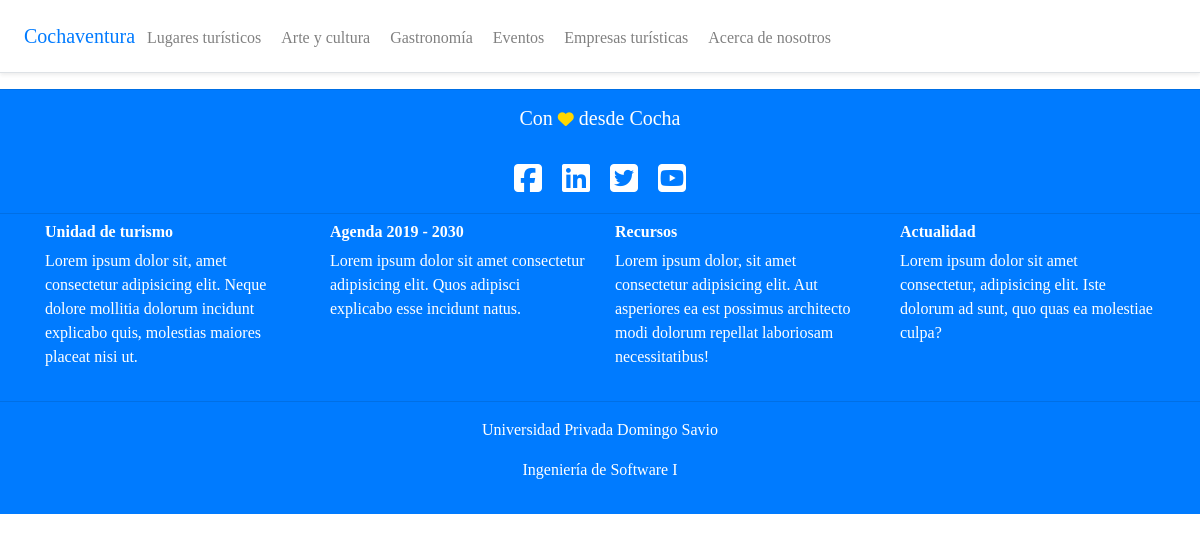
The app's page /gastronomia/, older data.
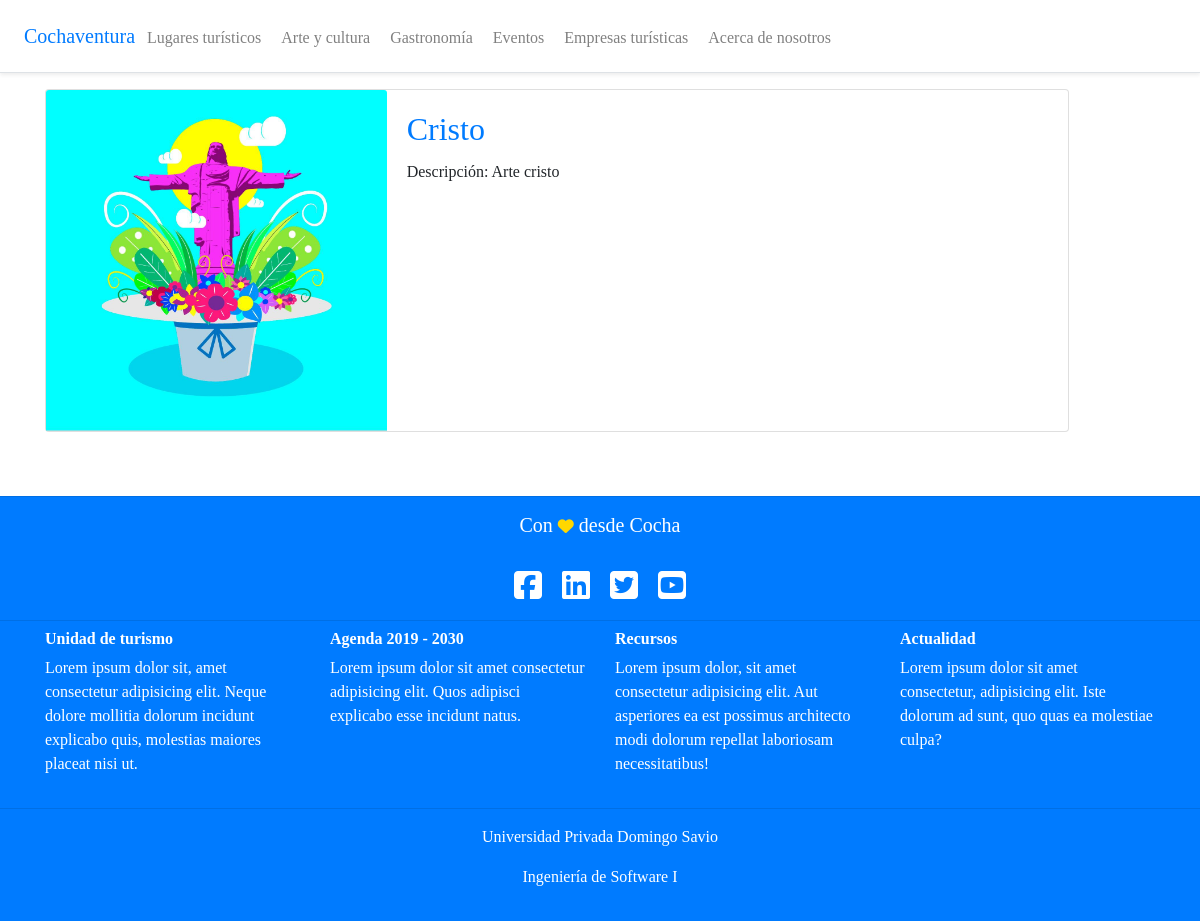
The same page, newer data.
### gastronomia/models.py (models this page shows, shortened)
class Gastronomia(models.Model):
	nombre = models.CharField(max_length=200)
	descripcion = models.CharField(max_length=250)
	cover = models.ImageField(upload_to='covers/', blank=True)
	created = models.DateTimeField(auto_now_add=True)
	updated = models.DateTimeField(auto_now_add=True)
	class Meta:
		verbose_name = 'gastronomia'
		verbose_name_plural = 'gastronomia'
	def get_absolute_url(self):
		return reverse('gastronomia_detail', kwargs={'pk': str(self.pk)})

### gastronomia/views.py (the view)
# urls.py: path('', GastronomiaListView.as_view(), name='gastronomia_list'),
class GastronomiaListView(ListView):
	model = Gastronomia
	context_object_name = 'gastronomia_list'
	template_name = 'gastronomia/gastronomia_list.html'

### templates/gastronomia/gastronomia_list.html (shortened to what this page needs)
{% extends '_base.html' %}
{% block content %}
	{% for gastronomia in object_list %}
	<div class="card mb-3" style="max-width: 1024px;">
		<div class="row no-gutters">
			<div class="col-md-4">
				<img class="lugarescover card-img-top" src="{{ gastronomia.cover.url}}" alt="{{ gastronomia.nombre }}">
    		</div>
    		<div class="col-md-8">
    			<div class="card-body">
	    			<h2 class="card-title"><a href="{{ gastronomia.get_absolute_url }}">{{ gastronomia.nombre }}</a></h2>
	    			<p class="card-text">Descripción: {{ gastronomia.descripcion }}</p>
      			</div>
    		</div>
  		</div>
	</div>
	<br><br>
	{% endfor %}
{% endblock content %}

Row changes from the older to the newer data that the page shows:
added Gastronomia: cover (picture), nombre "Cristo", descripcion "Arte cristo"
